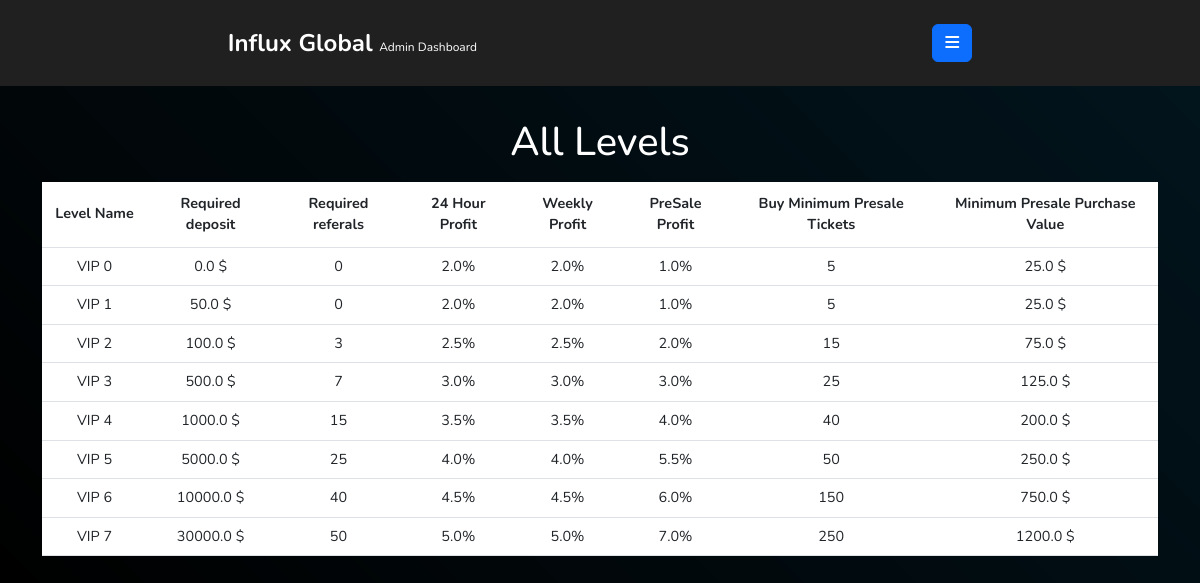
The page /admin/all_levels (signed in) on the database its author committed.
### backend.py (models this page shows)
class levels(db.Model):
    level_number = db.Column(db.Integer, primary_key=True, nullable=False)
    minimum_overall_deposit = db.Column(db.Float, nullable=True, unique=False)
    minimum_overall_invitation = db.Column(db.Integer, nullable=True, unique=False)
    daily_ticket_profit = db.Column(db.Float, nullable=True, unique=False)
    weekly_ticket_profit = db.Column(db.Float, nullable=True, unique=False)
    presale_ticket_profit = db.Column(db.Float, nullable=True, unique=False)
    minimum_presale_tickets_buy = db.Column(db.Integer, nullable=True, unique=False)
    minimum_purchase_value = db.Column(db.Float, nullable=True, unique=False)

### backend.py (the view)
@app.route("/admin/all_levels", methods=["GET"])
def admin_all_levels():
    if request.method == "GET":
        if "adminuser" in session:
            levelList = levels.query.all()
            return render_template('admin/levels.html', levelList=levelList, currentNavlinkSpanText="Levels")
        else:
            return redirect("/admin/login")

### templates/admin/levels.html (shortened to what this page needs)
<!doctype html>
{% extends 'admin/movies.html' %}
{% block main %}
<h1 class="my-3 text-center">All Levels</h1>
        <table id="moviesTable" class="table">
            <thead>
              <tr>
                <th scope="col">Level Name</th>
                <th scope="col">Required deposit</th>
                <th scope="col">Required referals</th>
                <th scope="col">24 Hour Profit</th>
                <th scope="col">Weekly Profit</th>
                <th scope="col">PreSale Profit</th>
                <th scope="col">Buy Minimum Presale Tickets</th>
                <th scope="col">Minimum Presale Purchase Value</th>
              </tr>
            </thead>
            <tbody>
                {% for level in levelList %}
                <tr>
                    <td>VIP {{level.level_number}}</td>
                    <td>{{level.minimum_overall_deposit}} &dollar;</td>
                    <td>{{level.minimum_overall_invitation}}</td>
                    <td>{{level.daily_ticket_profit}}%</td>
                    <td>{{level.weekly_ticket_profit}}%</td>
                    <td>{{level.presale_ticket_profit}}%</td>
                    <td>{{level.minimum_presale_tickets_buy}}</td>
                    <td>{{level.minimum_purchase_value}} &dollar;</td>
                </tr>
                {% endfor %}
            </tbody>
          </table>
{% endblock main %}

### templates/admin/movies.html (shortened to what this page needs)
<!doctype html>
<html lang="en">
<head>
<link rel="stylesheet" href="/static/css/comman.css">
<link href="https://cdn.jsdelivr.net/npm/bootstrap@5.3.0-alpha1/dist/css/bootstrap.min.css" rel="stylesheet">
<link rel="stylesheet" href="/static/css/admin/style.css">
</head>
<body>
    <div id="topBar">
        <a href="/admin" id="logoLink" class="textCenter">Influx Global <span>Admin Dashboard</span></a>
        <button id="menuBtn" class="btn btn-primary">
            <i class="fa-solid fa-bars"></i>
        </button>
    </div>
    <main id="main" class="container py-3">
        {% block main %}{% endblock main %}
    </main>
</body>
</html>

### static/css/comman.css (style rules this page uses)
* { padding: 0px; margin: 0px; color: white; font-family: 'Nunito', sans-serif; }
.textCenter { text-align: center; }
html { scroll-behavior: smooth; }
.btn, .navlink { font-size: 0.85rem; }
.btn { background: none; border: none; padding: 13px; border-radius: 5px; font-weight: bold; text-align: center; }

### static/css/admin/style.css (style rules this page uses)
body { background: linear-gradient(45deg, black, transparent); background-color: #02151e; }
nav, #topBar { background-color: #202020; }
#topBar { display: flex; align-items: center; justify-content: space-around; padding: 3vh 0px; position: sticky; top: 0px; }
#logoLink { text-decoration: none; color: white; font-size: 1.5rem; font-weight: bold; }
#logoLink span { color: white; font-size: 0.75rem; font-weight: normal; }
#moviesTable { position: relative; }
#moviesTable thead { position: sticky; top: 0px; background: #000058; height: 65px; }
#moviesTable th, td { text-align: center; vertical-align: middle; font-size: 0.9rem; min-width: 105px; }

### rows shown on the page
levels: level_number "0", minimum_overall_deposit "0.0", minimum_overall_invitation "0", daily_ticket_profit "2.0", weekly_ticket_profit "2.0", presale_ticket_profit "1.0", minimum_presale_tickets_buy "5", minimum_purchase_value "25.0"
levels: level_number "1", minimum_overall_deposit "50.0", minimum_overall_invitation "0", daily_ticket_profit "2.0", weekly_ticket_profit "2.0", presale_ticket_profit "1.0", minimum_presale_tickets_buy "5", minimum_purchase_value "25.0"
levels: level_number "2", minimum_overall_deposit "100.0", minimum_overall_invitation "3", daily_ticket_profit "2.5", weekly_ticket_profit "2.5", presale_ticket_profit "2.0", minimum_presale_tickets_buy "15", minimum_purchase_value "75.0"
levels: level_number "3", minimum_overall_deposit "500.0", minimum_overall_invitation "7", daily_ticket_profit "3.0", weekly_ticket_profit "3.0", presale_ticket_profit "3.0", minimum_presale_tickets_buy "25", minimum_purchase_value "125.0"
levels: level_number "4", minimum_overall_deposit "1000.0", minimum_overall_invitation "15", daily_ticket_profit "3.5", weekly_ticket_profit "3.5", presale_ticket_profit "4.0", minimum_presale_tickets_buy "40", minimum_purchase_value "200.0"
levels: level_number "5", minimum_overall_deposit "5000.0", minimum_overall_invitation "25", daily_ticket_profit "4.0", weekly_ticket_profit "4.0", presale_ticket_profit "5.5", minimum_presale_tickets_buy "50", minimum_purchase_value "250.0"
levels: level_number "6", minimum_overall_deposit "10000.0", minimum_overall_invitation "40", daily_ticket_profit "4.5", weekly_ticket_profit "4.5", presale_ticket_profit "6.0", minimum_presale_tickets_buy "150", minimum_purchase_value "750.0"
levels: level_number "7", minimum_overall_deposit "30000.0", minimum_overall_invitation "50", daily_ticket_profit "5.0", weekly_ticket_profit "5.0", presale_ticket_profit "7.0", minimum_presale_tickets_buy "250", minimum_purchase_value "1200.0"
